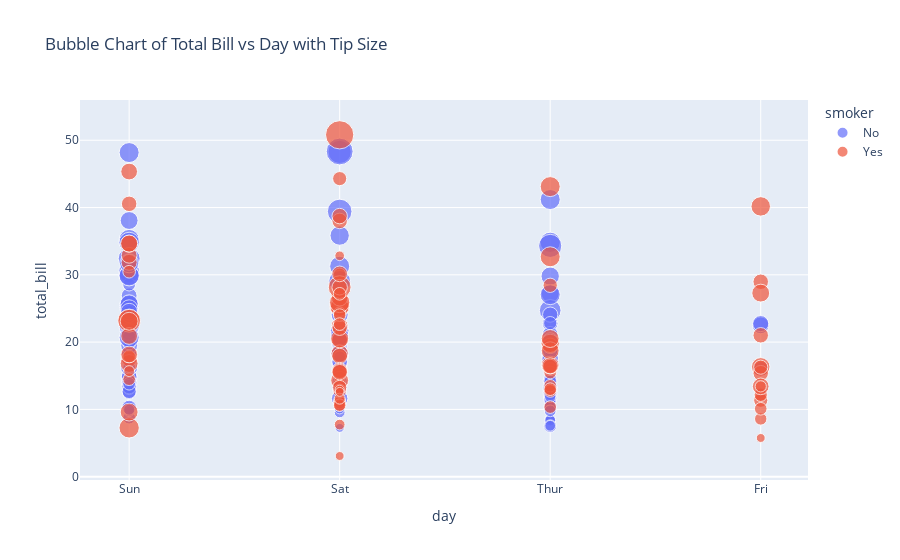

The notebook cell saved with this chart:
### Code cell
px.scatter(df, x='day', y='total_bill', size='tip', color='smoker', title='Bubble Chart of Total Bill vs Day with Tip Size')

### Figure 1 — Plotly figure (JSON) as saved in the notebook; plotly's stock layout.template omitted (floating-point values rounded to 4 significant figures; data arrays with more than 128 entries replaced by an {"elided": "..."} marker saying what was removed)
{"data": [{"hovertemplate": "smoker=No<br>day=%{x}<br>total_bill=%{y}<br>tip=%{marker.size}<extra></extra>", "legendgroup": "No", "marker": {"color": "#636efa", "size": {"elided": "151 float values"}, "sizemode": "area", "sizeref": 0.025, "symbol": "circle"}, "mode": "markers", "name": "No", "orientation": "v", "showlegend": true, "type": "scatter", "x": {"elided": "151 str values"}, "xaxis": "x", "y": {"elided": "151 float values"}, "yaxis": "y"}, {"hovertemplate": "smoker=Yes<br>day=%{x}<br>total_bill=%{y}<br>tip=%{marker.size}<extra></extra>", "legendgroup": "Yes", "marker": {"color": "#EF553B", "size": [3.0, 1.76, 3.21, 2.0, 1.98, 3.76, 1.0, 2.09, 3.14, 5.0, 3.08, 3.0, 5.0, 3.0, 1.0, 4.3, 4.73, 4.0, 1.5, 3.0, 2.5, 3.0, 2.5, 3.48, 1.64, 4.06, 4.29, 4.0, 2.0, 3.0, 1.61, 2.0, 10.0, 3.16, 5.15, 3.18, 4.0, 3.11, 2.0, 2.0, 4.0, 3.55, 3.68, 5.65, 3.5, 6.5, 3.0, 3.5, 2.0, 3.5, 4.0, 1.5, 4.19, 2.56, 2.02, 4.0, 2.0, 5.0, 2.0, 2.0, 4.0, 2.01, 2.0, 2.5, 4.0, 3.23, 3.41, 3.0, 2.03, 2.23, 2.0, 5.16, 2.5, 6.5, 1.1, 3.0, 1.5, 1.44, 3.09, 2.2, 3.48, 1.92, 1.58, 2.5, 2.0, 2.88, 2.0, 3.0, 3.0, 1.0, 1.17, 2.0, 2.0], "sizemode": "area", "sizeref": 0.025, "symbol": "circle"}, "mode": "markers", "name": "Yes", "orientation": "v", "showlegend": true, "type": "scatter", "x": ["Sat", "Sat", "Sat", "Sat", "Sat", "Sat", "Sat", "Sat", "Sat", "Sat", "Sat", "Thur", "Thur", "Fri", "Fri", "Fri", "Fri", "Fri", "Fri", "Fri", "Fri", "Fri", "Sat", "Sat", "Sat", "Sat", "Sat", "Sat", "Thur", "Sun", "Sat", "Sat", "Sat", "Sat", "Sun", "Sun", "Sun", "Sun", "Sun", "Sun", "Sun", "Sun", "Sun", "Sun", "Sun", "Sun", "Sun", "Sun", "Sun", "Sun", "Sun", "Sun", "Thur", "Thur", "Thur", "Thur", "Thur", "Thur", "Thur", "Thur", "Thur", "Thur", "Thur", "Thur", "Thur", "Thur", "Sat", "Sat", "Sat", "Sat", "Sat", "Sat", "Sat", "Sat", "Sat", "Sat", "Sat", "Sat", "Sat", "Fri", "Fri", "Fri", "Fri", "Fri", "Fri", "Sat", "Sat", "Sat", "Sat", "Sat", "Sat", "Sat", "Sat"], "xaxis": "x", "y": [38.01, 11.24, 20.29, 13.81, 11.02, 18.29, 3.07, 15.01, 26.86, 25.28, 17.92, 19.44, 32.68, 28.97, 5.75, 16.32, 40.17, 27.28, 12.03, 21.01, 11.35, 15.38, 44.3, 22.42, 15.36, 20.49, 25.21, 14.31, 16.0, 17.51, 10.59, 10.63, 50.81, 15.81, 7.25, 31.85, 16.82, 32.9, 17.89, 14.48, 9.6, 34.63, 34.65, 23.33, 45.35, 23.17, 40.55, 20.9, 30.46, 18.15, 23.1, 15.69, 19.81, 28.44, 15.48, 16.58, 10.34, 43.11, 13.0, 13.51, 18.71, 12.74, 13.0, 16.4, 20.53, 16.47, 26.59, 38.73, 24.27, 12.76, 30.06, 25.89, 13.27, 28.17, 12.9, 28.15, 11.59, 7.74, 30.14, 12.16, 13.42, 8.58, 13.42, 16.27, 10.09, 22.12, 24.01, 15.69, 15.53, 12.6, 32.83, 27.18, 22.67], "yaxis": "y"}], "layout": {"legend": {"itemsizing": "constant", "title": {"text": "smoker"}, "tracegroupgap": 0}, "title": {"text": "Bubble Chart of Total Bill vs Day with Tip Size"}, "xaxis": {"anchor": "y", "domain": [0, 1], "title": {"text": "day"}}, "yaxis": {"anchor": "x", "domain": [0, 1], "title": {"text": "total_bill"}}}}
